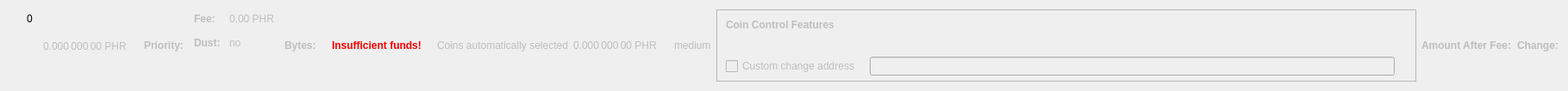
    <widget class="QWidget" name="dummyHideWidget" native="true">
     <property name="maximumSize">
      <size>
       <width>100</width>
       <height>22</height>
      </size>
     </property>
     <layout class="QHBoxLayout" name="dummyHideLayout">
      <item>
       <layout class="QFormLayout" name="formLayoutCoinControl1">
        <property name="horizontalSpacing">
         <number>10</number>
        </property>
        <property name="verticalSpacing">
         <number>14</number>
        </property>
        <property name="leftMargin">
         <number>10</number>
        </property>
        <property name="topMargin">
         <number>4</number>
        </property>
        <property name="rightMargin">
         <number>6</number>
        </property>
        <item row="0" column="1">
         <widget class="QLabel" name="labelCoinControlBytes">
          <property name="cursor">
           <cursorShape>IBeamCursor</cursorShape>
          </property>
          <property name="contextMenuPolicy">
           <enum>Qt::ActionsContextMenu</enum>
          </property>
          <property name="text">
           <string notr="true">0</string>
          </property>
          <property name="textInteractionFlags">
           <set>Qt::LinksAccessibleByMouse|Qt::TextSelectableByKeyboard|Qt::TextSelectableByMouse</set>
          </property>
         </widget>
        </item>
       </layout>
      </item>
      <item>
       <widget class="QLabel" name="labelCoinControlAfterFee">
        <property name="enabled">
         <bool>false</bool>
        </property>
        <property name="sizePolicy">
         <sizepolicy hsizetype="Fixed" vsizetype="Fixed">
          <horstretch>0</horstretch>
          <verstretch>0</verstretch>
         </sizepolicy>
        </property>
        <property name="minimumSize">
         <size>
          <width>111</width>
          <height>12</height>
         </size>
        </property>
        <property name="maximumSize">
         <size>
          <width>111</width>
          <height>12</height>
         </size>
        </property>
        <property name="cursor">
         <cursorShape>IBeamCursor</cursorShape>
        </property>
        <property name="contextMenuPolicy">
         <enum>Qt::ActionsContextMenu</enum>
        </property>
        <property name="text">
         <string notr="true">0.000 000 00 PHR</string>
        </property>
        <property name="textInteractionFlags">
         <set>Qt::LinksAccessibleByMouse|Qt::TextSelectableByKeyboard|Qt::TextSelectableByMouse</set>
        </property>
       </widget>
      </item>
      <item>
       <widget class="QLabel" name="labelCoinControlPriorityText">
        <property name="enabled">
         <bool>false</bool>
        </property>
        <property name="font">
         <font>
          <weight>75</weight>
          <bold>true</bold>
         </font>
        </property>
        <property name="text">
         <string>Priority:</string>
        </property>
       </widget>
      </item>
      <item>
       <layout class="QHBoxLayout" name="horizontalLayout"/>
      </item>
      <item>
       <layout class="QFormLayout" name="formLayoutCoinControl3">
        <property name="horizontalSpacing">
         <number>10</number>
        </property>
        <property name="verticalSpacing">
         <number>14</number>
        </property>
        <property name="leftMargin">
         <number>6</number>
        </property>
        <property name="topMargin">
         <number>4</number>
        </property>
        <property name="rightMargin">
         <number>6</number>
        </property>
        <item row="0" column="0">
         <widget class="QLabel" name="labelCoinControlFeeText">
          <property name="enabled">
           <bool>false</bool>
          </property>
          <property name="font">
           <font>
            <weight>75</weight>
            <bold>true</bold>
           </font>
          </property>
          <property name="text">
           <string>Fee:</string>
          </property>
          <property name="margin">
           <number>0</number>
          </property>
         </widget>
        </item>
        <item row="0" column="1">
         <widget class="QLabel" name="labelCoinControlFee">
          <property name="enabled">
           <bool>false</bool>
          </property>
          <property name="cursor">
           <cursorShape>IBeamCursor</cursorShape>
          </property>
          <property name="contextMenuPolicy">
           <enum>Qt::ActionsContextMenu</enum>
          </property>
          <property name="text">
           <string notr="true">0.00 PHR</string>
          </property>
          <property name="textInteractionFlags">
           <set>Qt::LinksAccessibleByMouse|Qt::TextSelectableByKeyboard|Qt::TextSelectableByMouse</set>
          </property>
         </widget>
        </item>
        <item row="1" column="0">
         <widget class="QLabel" name="labelCoinControlLowOutputText">
          <property name="enabled">
           <bool>false</bool>
          </property>
          <property name="font">
           <font>
            <weight>75</weight>
            <bold>true</bold>
           </font>
          </property>
          <property name="text">
           <string>Dust:</string>
          </property>
         </widget>
        </item>
        <item row="1" column="1">
         <widget class="QLabel" name="labelCoinControlLowOutput">
          <property name="enabled">
           <bool>false</bool>
          </property>
          <property name="cursor">
           <cursorShape>IBeamCursor</cursorShape>
          </property>
          <property name="contextMenuPolicy">
           <enum>Qt::ActionsContextMenu</enum>
          </property>
          <property name="text">
           <string>no</string>
          </property>
          <property name="textInteractionFlags">
           <set>Qt::LinksAccessibleByMouse|Qt::TextSelectableByKeyboard|Qt::TextSelectableByMouse</set>
          </property>
         </widget>
        </item>
       </layout>
      </item>
      <item>
       <widget class="QLabel" name="labelCoinControlBytesText">
        <property name="enabled">
         <bool>false</bool>
        </property>
        <property name="font">
         <font>
          <weight>75</weight>
          <bold>true</bold>
         </font>
        </property>
        <property name="text">
         <string>Bytes:</string>
        </property>
       </widget>
      </item>
      <item>
       <layout class="QFormLayout" name="formLayoutCoinControl2">
        <property name="horizontalSpacing">
         <number>10</number>
        </property>
        <property name="verticalSpacing">
         <number>14</number>
        </property>
        <property name="leftMargin">
         <number>6</number>
        </property>
        <property name="topMargin">
         <number>4</number>
        </property>
        <property name="rightMargin">
         <number>6</number>
        </property>
       </layout>
      </item>
      <item>
       <layout class="QHBoxLayout" name="horizontalLayoutCoinControl2">
        <property name="spacing">
         <number>8</number>
        </property>
        <property name="bottomMargin">
         <number>10</number>
        </property>
       </layout>
      </item>
      <item>
       <widget class="QLabel" name="labelCoinControlInsuffFunds">
        <property name="enabled">
         <bool>false</bool>
        </property>
        <property name="minimumSize">
         <size>
          <width>0</width>
          <height>0</height>
         </size>
        </property>
        <property name="font">
         <font>
          <weight>75</weight>
          <bold>true</bold>
         </font>
        </property>
        <property name="styleSheet">
         <string notr="true">color:red;font-weight:bold;</string>
        </property>
        <property name="text">
         <string>Insufficient funds!</string>
        </property>
        <property name="margin">
         <number>5</number>
        </property>
       </widget>
      </item>
      <item>
       <layout class="QFormLayout" name="formLayoutCoinControl4">
        <property name="horizontalSpacing">
         <number>10</number>
        </property>
        <property name="verticalSpacing">
         <number>14</number>
        </property>
        <property name="leftMargin">
         <number>6</number>
        </property>
        <property name="topMargin">
         <number>4</number>
        </property>
        <property name="rightMargin">
         <number>6</number>
        </property>
       </layout>
      </item>
      <item>
       <widget class="QLabel" name="labelCoinControlAutomaticallySelected">
        <property name="enabled">
         <bool>false</bool>
        </property>
        <property name="sizePolicy">
         <sizepolicy hsizetype="Fixed" vsizetype="Fixed">
          <horstretch>0</horstretch>
          <verstretch>0</verstretch>
         </sizepolicy>
        </property>
        <property name="minimumSize">
         <size>
          <width>0</width>
          <height>0</height>
         </size>
        </property>
        <property name="maximumSize">
         <size>
          <width>240</width>
          <height>16777215</height>
         </size>
        </property>
        <property name="text">
         <string>Coins automatically selected</string>
        </property>
        <property name="margin">
         <number>5</number>
        </property>
       </widget>
      </item>
      <item>
       <widget class="QLabel" name="labelCoinControlChange">
        <property name="enabled">
         <bool>false</bool>
        </property>
        <property name="sizePolicy">
         <sizepolicy hsizetype="Fixed" vsizetype="Fixed">
          <horstretch>0</horstretch>
          <verstretch>0</verstretch>
         </sizepolicy>
        </property>
        <property name="minimumSize">
         <size>
          <width>111</width>
          <height>0</height>
         </size>
        </property>
        <property name="maximumSize">
         <size>
          <width>111</width>
          <height>16777215</height>
         </size>
        </property>
        <property name="cursor">
         <cursorShape>IBeamCursor</cursorShape>
        </property>
        <property name="contextMenuPolicy">
         <enum>Qt::ActionsContextMenu</enum>
        </property>
        <property name="text">
         <string notr="true">0.000 000 00 PHR</string>
        </property>
        <property name="textInteractionFlags">
         <set>Qt::LinksAccessibleByMouse|Qt::TextSelectableByKeyboard|Qt::TextSelectableByMouse</set>
        </property>
       </widget>
      </item>
      <item>
       <widget class="QLabel" name="labelCoinControlPriority">
        <property name="enabled">
         <bool>false</bool>
        </property>
        <property name="cursor">
         <cursorShape>IBeamCursor</cursorShape>
        </property>
        <property name="contextMenuPolicy">
         <enum>Qt::ActionsContextMenu</enum>
        </property>
        <property name="text">
         <string>medium</string>
        </property>
        <property name="textInteractionFlags">
         <set>Qt::LinksAccessibleByMouse|Qt::TextSelectableByKeyboard|Qt::TextSelectableByMouse</set>
        </property>
       </widget>
      </item>
      <item>
       <widget class="QFrame" name="frameCoinControl">
        <property name="sizePolicy">
         <sizepolicy hsizetype="Expanding" vsizetype="Expanding">
          <horstretch>0</horstretch>
          <verstretch>0</verstretch>
         </sizepolicy>
        </property>
        <property name="maximumSize">
         <size>
          <width>16777215</width>
          <height>16777215</height>
         </size>
        </property>
        <property name="frameShape">
         <enum>QFrame::StyledPanel</enum>
        </property>
        <property name="frameShadow">
         <enum>QFrame::Sunken</enum>
        </property>
        <layout class="QVBoxLayout" name="verticalLayoutCoinControl2_2">
         <property name="spacing">
          <number>0</number>
         </property>
         <property name="leftMargin">
          <number>0</number>
         </property>
         <property name="topMargin">
          <number>0</number>
         </property>
         <property name="rightMargin">
          <number>0</number>
         </property>
         <property name="bottomMargin">
          <number>6</number>
         </property>
         <item>
          <layout class="QVBoxLayout" name="verticalLayoutCoinControl" stretch="0,0,0,1">
           <property name="spacing">
            <number>0</number>
           </property>
           <property name="leftMargin">
            <number>10</number>
           </property>
           <property name="topMargin">
            <number>10</number>
           </property>
           <item>
            <layout class="QHBoxLayout" name="horizontalLayoutCoinControl1">
             <property name="bottomMargin">
              <number>15</number>
             </property>
             <item>
              <widget class="QLabel" name="labelCoinControlFeatures">
               <property name="enabled">
                <bool>false</bool>
               </property>
               <property name="sizePolicy">
                <sizepolicy hsizetype="Preferred" vsizetype="Maximum">
                 <horstretch>0</horstretch>
                 <verstretch>0</verstretch>
                </sizepolicy>
               </property>
               <property name="font">
                <font>
                 <weight>75</weight>
                 <bold>true</bold>
                </font>
               </property>
               <property name="styleSheet">
                <string notr="true">font-weight:bold;</string>
               </property>
               <property name="text">
                <string>Coin Control Features</string>
               </property>
              </widget>
             </item>
            </layout>
           </item>
           <item>
            <widget class="QWidget" name="widgetCoinControl" native="true">
             <property name="sizePolicy">
              <sizepolicy hsizetype="Preferred" vsizetype="Preferred">
               <horstretch>0</horstretch>
               <verstretch>0</verstretch>
              </sizepolicy>
             </property>
             <property name="minimumSize">
              <size>
               <width>0</width>
               <height>0</height>
              </size>
             </property>
             <property name="styleSheet">
              <string notr="true"/>
             </property>
             <layout class="QHBoxLayout" name="horizontalLayoutCoinControl5_2">
              <property name="leftMargin">
               <number>0</number>
              </property>
              <property name="topMargin">
               <number>0</number>
              </property>
              <property name="rightMargin">
               <number>0</number>
              </property>
              <property name="bottomMargin">
               <number>0</number>
              </property>
              <item>
               <layout class="QHBoxLayout" name="horizontalLayoutCoinControl3">
                <property name="spacing">
                 <number>20</number>
                </property>
                <property name="topMargin">
                 <number>0</number>
                </property>
                <property name="bottomMargin">
                 <number>10</number>
                </property>
               </layout>
              </item>
             </layout>
            </widget>
           </item>
           <item>
            <layout class="QHBoxLayout" name="horizontalLayoutCoinControl4" stretch="0,0,0">
             <property name="spacing">
              <number>12</number>
             </property>
             <property name="sizeConstraint">
              <enum>QLayout::SetDefaultConstraint</enum>
             </property>
             <property name="topMargin">
              <number>5</number>
             </property>
             <property name="rightMargin">
              <number>5</number>
             </property>
             <item>
              <widget class="QCheckBox" name="checkBoxCoinControlChange">
               <property name="enabled">
                <bool>false</bool>
               </property>
               <property name="toolTip">
                <string>If this is activated, but the change address is empty or invalid, change will be sent to a newly generated address.</string>
               </property>
               <property name="text">
                <string>Custom change address</string>
               </property>
              </widget>
             </item>
             <item>
              <widget class="QValidatedLineEdit" name="lineEditCoinControlChange">
               <property name="enabled">
                <bool>false</bool>
               </property>
               <property name="sizePolicy">
                <sizepolicy hsizetype="Expanding" vsizetype="Fixed">
                 <horstretch>0</horstretch>
                 <verstretch>0</verstretch>
                </sizepolicy>
               </property>
              </widget>
             </item>
             <item>
              <widget class="QLabel" name="labelCoinControlChangeLabel_2">
               <property name="sizePolicy">
                <sizepolicy hsizetype="Preferred" vsizetype="Expanding">
                 <horstretch>0</horstretch>
                 <verstretch>0</verstretch>
                </sizepolicy>
               </property>
               <property name="minimumSize">
                <size>
                 <width>0</width>
                 <height>0</height>
                </size>
               </property>
               <property name="text">
                <string/>
               </property>
               <property name="margin">
                <number>3</number>
               </property>
              </widget>
             </item>
            </layout>
           </item>
           <item>
            <spacer name="verticalSpacerCoinControl">
             <property name="orientation">
              <enum>Qt::Vertical</enum>
             </property>
             <property name="sizeHint" stdset="0">
              <size>
               <width>800</width>
               <height>1</height>
              </size>
             </property>
            </spacer>
           </item>
          </layout>
         </item>
        </layout>
       </widget>
      </item>
      <item>
       <widget class="QLabel" name="labelCoinControlAfterFeeText">
        <property name="enabled">
         <bool>false</bool>
        </property>
        <property name="minimumSize">
         <size>
          <width>0</width>
          <height>0</height>
         </size>
        </property>
        <property name="maximumSize">
         <size>
          <width>16777215</width>
          <height>16777215</height>
         </size>
        </property>
        <property name="font">
         <font>
          <weight>75</weight>
          <bold>true</bold>
         </font>
        </property>
        <property name="text">
         <string>Amount After Fee:</string>
        </property>
        <property name="alignment">
         <set>Qt::AlignLeading|Qt::AlignLeft|Qt::AlignVCenter</set>
        </property>
        <property name="margin">
         <number>0</number>
        </property>
       </widget>
      </item>
      <item>
       <widget class="QLabel" name="labelCoinControlChangeText">
        <property name="enabled">
         <bool>false</bool>
        </property>
        <property name="sizePolicy">
         <sizepolicy hsizetype="Preferred" vsizetype="Preferred">
          <horstretch>0</horstretch>
          <verstretch>0</verstretch>
         </sizepolicy>
        </property>
        <property name="minimumSize">
         <size>
          <width>0</width>
          <height>0</height>
         </size>
        </property>
        <property name="maximumSize">
         <size>
          <width>16777215</width>
          <height>16777215</height>
         </size>
        </property>
        <property name="font">
         <font>
          <weight>75</weight>
          <bold>true</bold>
         </font>
        </property>
        <property name="text">
         <string>Change:</string>
        </property>
        <property name="alignment">
         <set>Qt::AlignLeading|Qt::AlignLeft|Qt::AlignVCenter</set>
        </property>
       </widget>
      </item>
     </layout>
    </widget>
